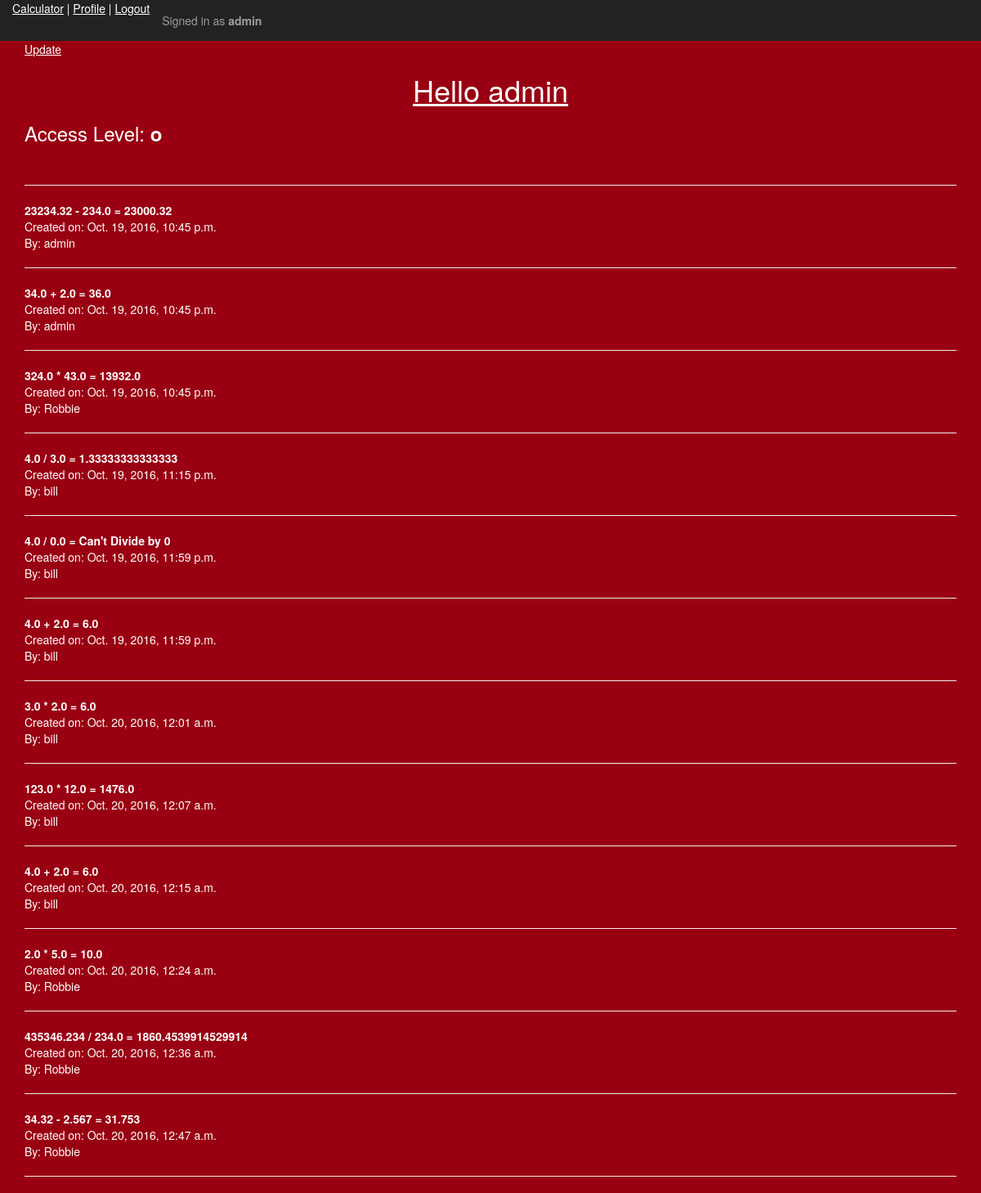
Before: /account/profile/1/ (signed in) with the older database file.
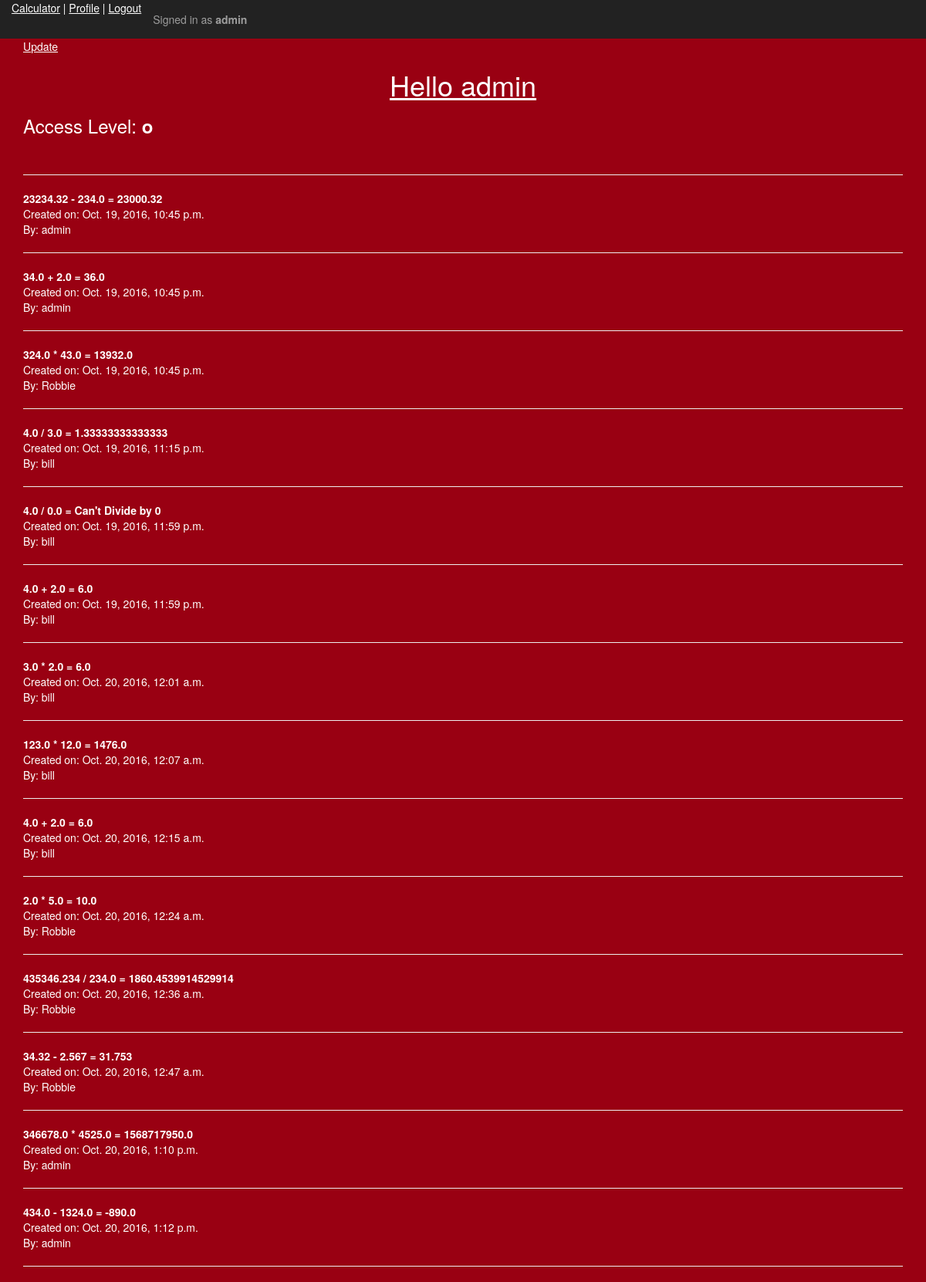
After: the same page with the newer database file.
### app/models.py (models this page shows)
class Profile(models.Model):
    user = models.OneToOneField('auth.User')
    access_level = models.CharField(max_length=1, null=True, blank=True, choices=ACCESS_LEVEL, default='a')
    @property
    def is_owner(self):
        return self.access_level == 'o'

class Operation(models.Model):
    num1 = models.FloatField()
    operator = models.CharField(max_length=1, choices=OPERATOR)
    num2 = models.FloatField()
    answer = models.CharField(max_length=255)
    user = models.ForeignKey('auth.User')
    created = models.DateTimeField(auto_now=True)

### app/views.py (the view, shortened to what this page needs)
# urls.py: url(r'^account/profile/(?P<pk>\d+)/$', ProfileDetailView.as_view(), name="profile_detail_view"),
class ProfileDetailView(DetailView):
    model = Profile
    def get_context_data(self, **kwargs):
        context = super().get_context_data(**kwargs)
        context['operation'] = Operation.objects.all()
        return context
    def get_object(self):
        return Profile.objects.get(user=self.request.user)

### templates/app/profile_detail.html
{% extends 'base.html' %}
{% block content %}
  <a href="{% url 'profile_update_view' object.id %}">Update</a>
  <h1>Hello {{ request.user }}</h1>
  <div class="access">
    <h3>Access Level: <b>{{ profile.access_level }}</b></h3> <br>
  </div>
  <hr>
  <div class="profile_info">
    {% for equ in operation %}
      {% if request.user == equ.user or request.user.profile.is_owner %}
          <b>{{ equ.num1 }} {{ equ.operator }} {{ equ.num2 }} = {{ equ.answer }}</b> <br>
          Created on: {{ equ.created}} <br>
           By: {{ equ.user }}<br> <hr>
      {% endif %}
    {% endfor %}
  </div>
{% endblock %}

### templates/base.html (shortened to what this page needs)
{% load staticfiles %}
<!DOCTYPE html>
<html>
  <head>
    <link rel="stylesheet" href="{% static 'css/bootstrap.css' %}" media="screen" title="no title">
  </head>
  <body>
    <nav class="nav navbar-inverse">
      <div class="container-fluid">
        <div class="nav navbar-nav">
          {% if not request.user.is_authenticated %}
            <a href="{% url 'user_create_view' %}">New User</a>
            <a href="{% url 'login' %}">Login</a>
          {% else %}
            <a href="{% url 'calc_create_view' %}">Calculator</a> |
            <a href="{% url 'profile_detail_view' user.id %}">Profile</a> |
            <a href="{% url 'logout' %}?next={% url 'calc_create_view' %}">Logout</a>
          {% endif %}
          <p class="navbar-text">Signed in as <b>{{ request.user }}</b></p>
        </div>
      </div>
    </nav>
    <div class="container">
        {% block content %}
        {% endblock %}
    </div>
  </body>
</html>

### templates/base.html (style rules this page uses)
body { background-color: #990012; color: black; }
h1 { color: white; text-decoration: underline; text-align: center; }
.nav { color: white; }
a { color: white; text-decoration: underline; }
.navbar-text { float: right; }
.profile_info { color: white; }
.access { color: white; }

Changed rows visible on the page:
added Operation: num1 "346678.0", operator "*", num2 "4525.0", answer "1568717950.0", created "Oct. 20, 2016, 1:10 p.m.", user "admin"
added Operation: num1 "434.0", operator "-", num2 "1324.0", answer "-890.0", created "Oct. 20, 2016, 1:12 p.m.", user "admin"
